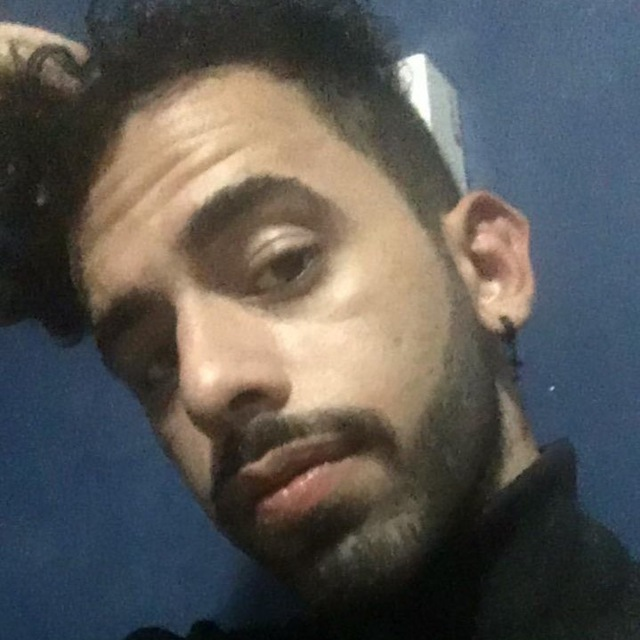
#> input picture Reconocimiento Facial/Imgenes y Video de prueba/im1.jpg, 640 x 640 px, given in place of bailarina.MP4, which was not available
$ python CapturandoRostros.py
#> lines starting #> are read from the running program, lines starting #| are printed output that depends on the picture; after the words box and inside, x2 and y2 are one past the last pixel; in counts of white or black regions, pixels touching at a corner belong together; pictures that were not available may be replaced by others from this repository, and a replacement may not be noted
import cv2
import os
import imutils

personName = 'bailarina'
#personName = 'Yedi'
dataPath = 'C:/Users/SAE/Desktop/Reconocimiento Facial/data'#Cambia a la ruta donde hayas almacenado Data
personPath = dataPath + '/' + personName
if not os.path.exists(personPath):
    print('Carpeta creada: ',personPath)
    os.makedirs(personPath)
#cap = cv2.VideoCapture(0,cv2.CAP_DSHOW)
cap = cv2.VideoCapture('bailarina.MP4')
#cap = cv2.VideoCapture('Yedi.MP4')

faceClassif = cv2.CascadeClassifier(cv2.data.haarcascades+'haarcascade_frontalface_default.xml')
count = 0
while True:
    ret, frame = cap.read()
#> frame is the input picture: shape (640, 640, 3); mean B, G, R 84.8, 87.4, 89.1
    if ret == False: break
    frame = imutils.resize(frame, width=640)
    gray = cv2.cvtColor(frame, cv2.COLOR_BGR2GRAY)
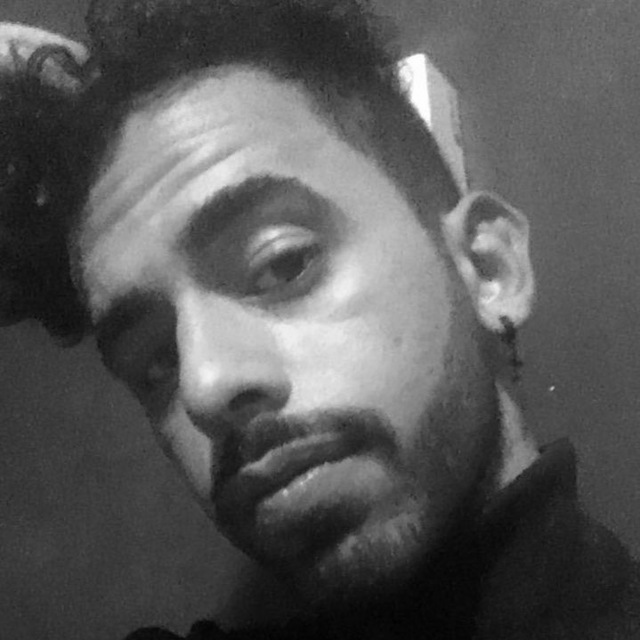
#> gray: shape (640, 640); min 1, max 255, mean 87.6
    auxFrame = frame.copy()

    faces = faceClassif.detectMultiScale(gray,1.3,5)
#> faces = ()
    for (x,y,w,h) in faces:
        cv2.rectangle(frame, (x,y),(x+w,y+h),(0,255,0),2)
        rostro = auxFrame[y:y+h,x:x+w]
        rostro = cv2.resize(rostro,(150,150),interpolation=cv2.INTER_CUBIC)
        cv2.imwrite(personPath + '/rotro_{}.jpg'.format(count),rostro)
        count = count + 1
#> this loop made 0 passes
#> after the loop, count = 0
    cv2.imshow('frame',frame)

    k = cv2.waitKey(1)
#> (key Esc is pressed here)
    if k == 27 or count >= 100:
        break
cap.release()
cv2.destroyAllWindows()

#python CapturandoRostros.py

$ run again, on Reconocimiento Facial/Imgenes y Video de prueba/im2.jpg
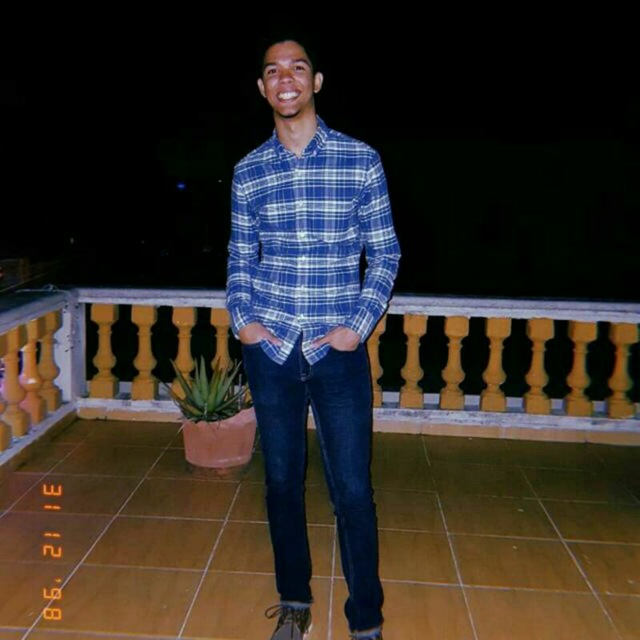
#> input picture Reconocimiento Facial/Imgenes y Video de prueba/im2.jpg, 640 x 640 px, given in place of bailarina.MP4, which was not available
#> frame is the input picture: shape (640, 640, 3); mean B, G, R 38.4, 44.4, 51.4
#> faces = [[254, 46, 66, 66], [357, 229, 53, 53]]
#> the loop `for (x,y,w,h) in faces:` made 2 passes
#> (x, y, w, h, count) on passes 1 to 2: (254, 46, 66, 66, 1), (357, 229, 53, 53, 2)
#> pass 1, `rostro = auxFrame[y:y+h,x:x+w]`:
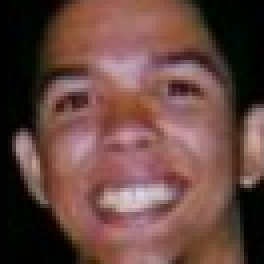
#> rostro: shape (66, 66, 3) (shown 4 times larger); mean B, G, R 65.3, 71.1, 103.2
#> after the loop `for (x,y,w,h) in faces:`:
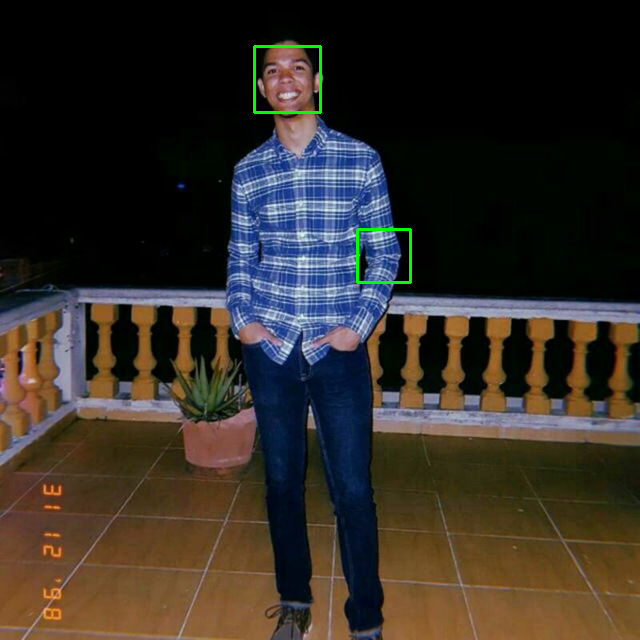
#> frame: shape (640, 640, 3); 0.35% of pixels changed, all inside (x1, y1, x2, y2) = (253, 45, 412, 284)
#> after the loop `for (x,y,w,h) in faces:`: count = 2

$ run again, on Reconocimiento Facial/Imgenes y Video de prueba/im3.jpg
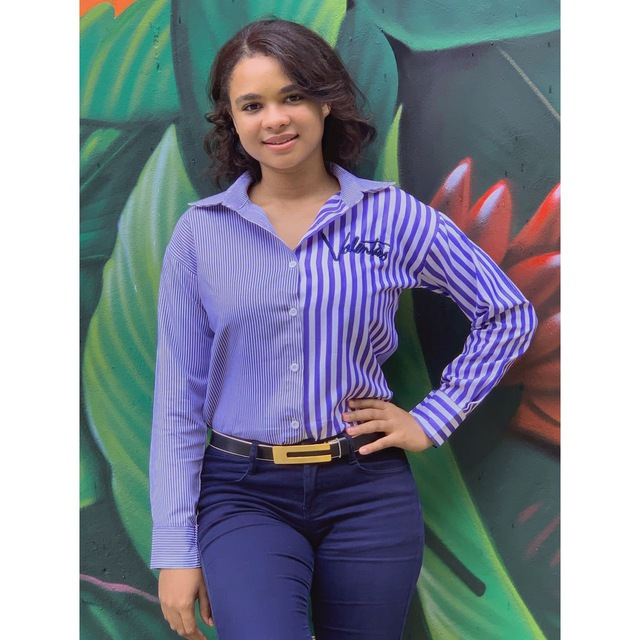
#> input picture Reconocimiento Facial/Imgenes y Video de prueba/im3.jpg, 640 x 640 px, given in place of bailarina.MP4, which was not available
#> frame is the input picture: shape (640, 640, 3); mean B, G, R 151.9, 139.1, 132.9
#> faces = [[217, 62, 107, 107]]
#> the loop `for (x,y,w,h) in faces:` made 1 pass
#> (x, y, w, h, count) on pass 1: (217, 62, 107, 107, 1)
#> pass 1, `rostro = auxFrame[y:y+h,x:x+w]`:
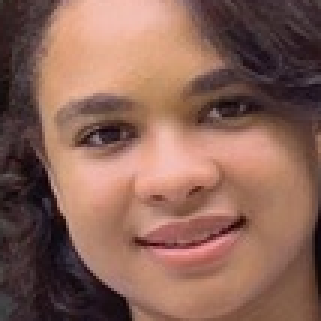
#> rostro: shape (107, 107, 3) (shown 3 times larger); mean B, G, R 87, 99.4, 137.7
#> after the loop `for (x,y,w,h) in faces:`:
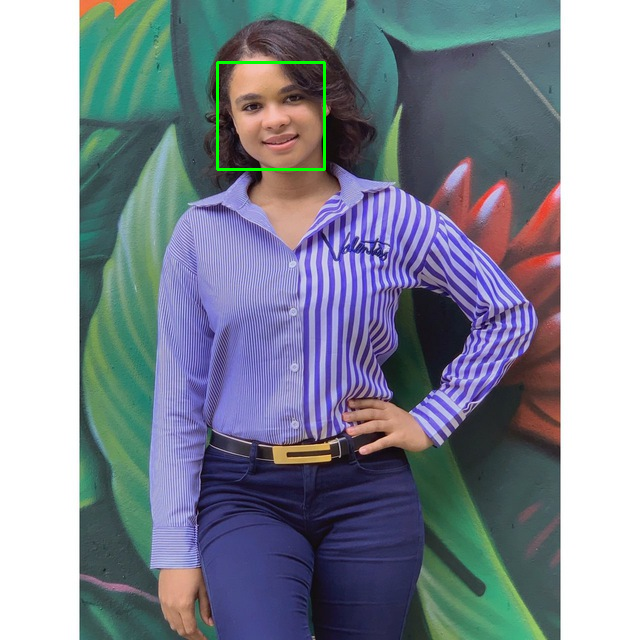
#> frame: shape (640, 640, 3); 0.31% of pixels changed, all inside (x1, y1, x2, y2) = (216, 61, 326, 171)
#> after the loop `for (x,y,w,h) in faces:`: count = 1

$ run again, on Reconocimiento Facial/Imgenes y Video de prueba/im4.jpg
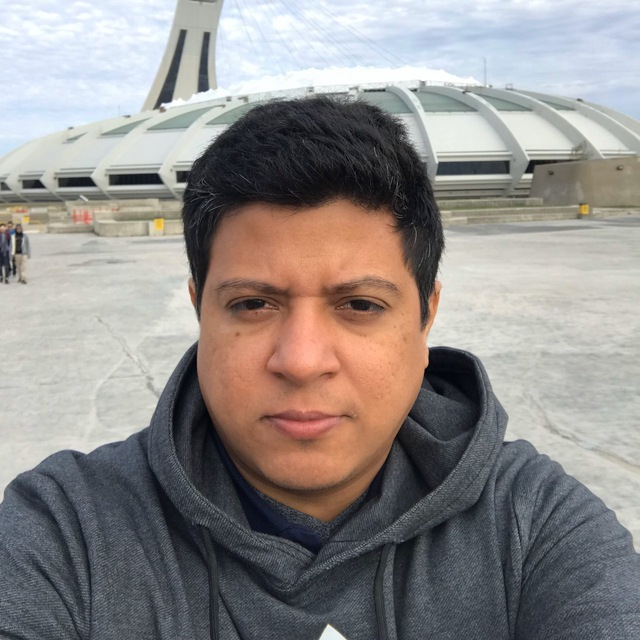
#> input picture Reconocimiento Facial/Imgenes y Video de prueba/im4.jpg, 640 x 640 px, given in place of bailarina.MP4, which was not available
#> frame is the input picture: shape (640, 640, 3); mean B, G, R 137.8, 139.8, 144.5
#> faces = [[170, 200, 272, 272]]
#> the loop `for (x,y,w,h) in faces:` made 1 pass
#> (x, y, w, h, count) on pass 1: (170, 200, 272, 272, 1)
#> pass 1, `rostro = cv2.resize(rostro,(150,150),interpolation=cv2.INTER_CUBIC)`:
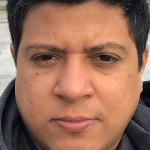
#> rostro: shape (150, 150, 3); mean B, G, R 89.5, 109.7, 153.5
#> after the loop `for (x,y,w,h) in faces:`:
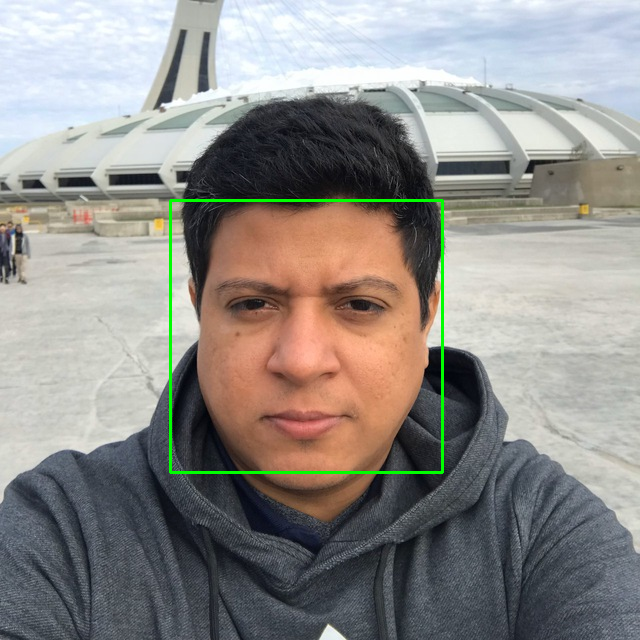
#> frame: shape (640, 640, 3); 0.8% of pixels changed, all inside (x1, y1, x2, y2) = (169, 199, 444, 474)
#> after the loop `for (x,y,w,h) in faces:`: count = 1
